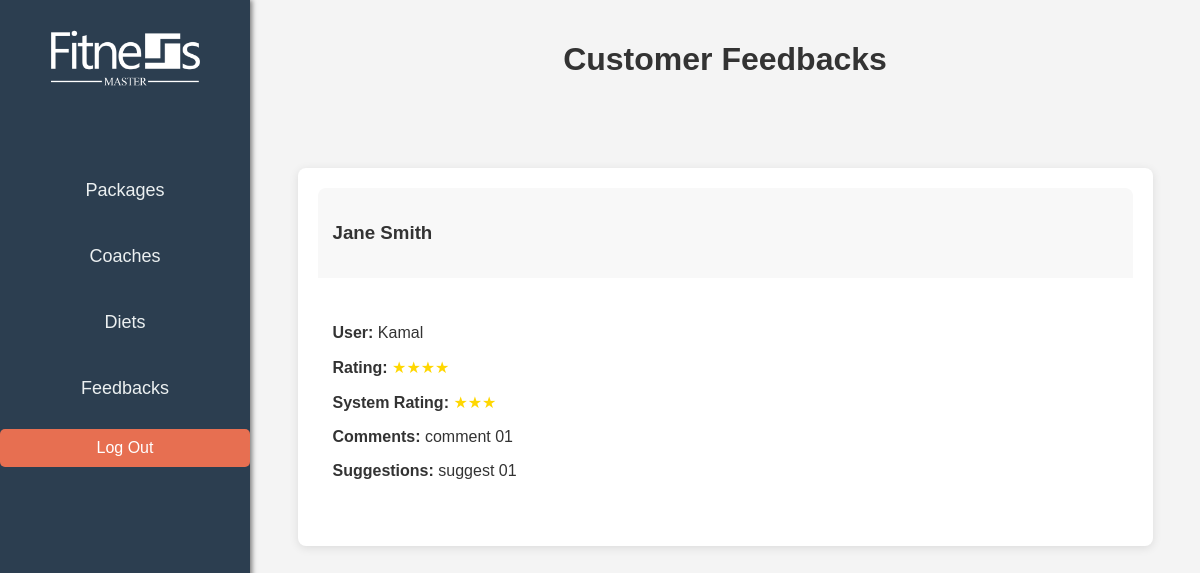
The app's page /feedback.php, older data.
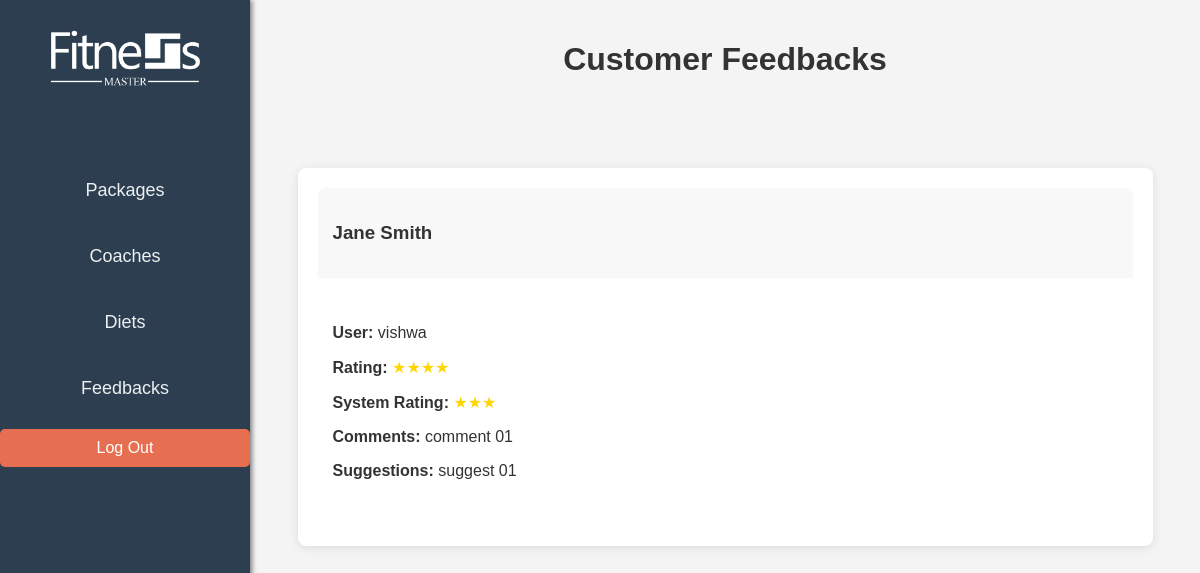
The same page, newer data.
### tables this page shows
CREATE TABLE `feedbacks` (
  `feedback_id` int(11) NOT NULL,
  `user_id` int(11) NOT NULL,
  `coach_id` int(11) NOT NULL,
  `rating` int(1) NOT NULL CHECK (`rating` >= 1 and `rating` <= 5),
  `system_rating` int(1) NOT NULL CHECK (`system_rating` >= 1 and `system_rating` <= 5),
  `comments` text DEFAULT NULL,
  `improvement_suggestions` text DEFAULT NULL,
  `created_at` timestamp NOT NULL DEFAULT current_timestamp(),
  `updated_at` timestamp NOT NULL DEFAULT current_timestamp() ON UPDATE current_timestamp()
);

CREATE TABLE `coaches` (
  `coach_id` int(11) NOT NULL,
  `name` varchar(100) NOT NULL,
  `email` varchar(100) NOT NULL,
  `specialization` varchar(100) NOT NULL,
  `experience_years` int(11) NOT NULL,
  `bio` text DEFAULT NULL,
  `phone_number` varchar(20) DEFAULT NULL,
  `availability` varchar(100) DEFAULT NULL,
  `created_at` timestamp NOT NULL DEFAULT current_timestamp(),
  `updated_at` timestamp NOT NULL DEFAULT current_timestamp() ON UPDATE current_timestamp()
);

CREATE TABLE `users` (
  `id` int(11) NOT NULL,
  `name` varchar(100) NOT NULL,
  `email` varchar(100) NOT NULL,
  `gender` enum('Male','Female','Other') NOT NULL,
  `password` varchar(255) NOT NULL,
  `phone_number` varchar(20) DEFAULT NULL,
  `type` tinyint(1) NOT NULL DEFAULT 0,
  `created_at` timestamp NOT NULL DEFAULT current_timestamp(),
  `updated_at` timestamp NOT NULL DEFAULT current_timestamp() ON UPDATE current_timestamp()
);

### feedback.php (the view, shortened to what this page needs)
<?php
include('sidebar.php');
$sql = "SELECT f.*, u.name AS user_name, c.name AS coach_name
        FROM feedbacks f
        JOIN users u ON f.user_id = u.id
        JOIN coaches c ON f.coach_id = c.coach_id";
$result = $con->query($sql);
$feedbacks = [];
if ($result->num_rows > 0) {
    while ($row = $result->fetch_assoc()) {
        $feedbacks[] = $row;
    }
}
?>
<!DOCTYPE html>
<html lang="en">
<head>
    <link rel="stylesheet" href="styles/feedbacks.css">
</head>
<body>
    <h1>Customer Feedbacks</h1>
    <div class="container">
        <div class="feedback-card-container">
            <?php foreach ($feedbacks as $feedback) { ?>
                <div class="feedback-card">
                    <div class="card-header">
                        <h3><?php echo htmlspecialchars($feedback['coach_name']); ?></h3>
                    </div>
                    <div class="card-body">
                        <p><strong>User:</strong> <?php echo htmlspecialchars($feedback['user_name']); ?></p>
                        <p><strong>Rating:</strong> <span class="star-rating"><?php echo str_repeat("★", $feedback['rating']); ?></span></p>
                        <p><strong>System Rating:</strong> <span class="star-rating"><?php echo str_repeat("★", $feedback['system_rating']); ?></span></p>
                        <p><strong>Comments:</strong> <?php echo htmlspecialchars($feedback['comments']); ?></p>
                        <p><strong>Suggestions:</strong> <?php echo htmlspecialchars($feedback['improvement_suggestions']); ?></p>
                    </div>
                </div>
            <?php } ?>
        </div>
    </div>
</body>
</html>

### sidebar.php (shortened to what this page needs)
<!DOCTYPE html>
<html lang="en">
<head>
</head>
<body>
    <div class="sidebar-container">
        <div class="sidebar-logo">
            <a href="home.php"><img src="images/logo.png" alt="Fitness Master Logo"></a>
        </div>
        <ul class="sidebar-menu">
            <li class="dropdown">
                <a href="#" class="dropdown-toggle">Packages</a>
            </li>
            <li class="dropdown">
                <a href="#" class="dropdown-toggle">Coaches</a>
            </li>
            <li class="dropdown">
                <a href="#" class="dropdown-toggle">Diets</a>
            </li>
            <li><a href="feedback.php">Feedbacks</a></li>
            <li>
                <form id="logoutForm" action="" method="POST" style="display: inline;">
                    <button type="submit" name="logout" class="logout-button" onclick="return confirmLogout()">Log Out</button>
                </form>
            </li>
        </ul>
    </div>
</body>
</html>

### styles/feedbacks.css (style rules this page uses)
body { font-family: "Arial", sans-serif; background-color: #f4f4f4; color: #333; display: flex; flex-direction: column; min-height: 100vh; }
.container { max-width: 1200px; margin: auto; padding: 20px; flex: 1; }
h1 { text-align: center; margin-bottom: 30px; color: #2c3e50; }
.feedback-card-container { margin-top: 20px; }
.feedback-card { background-color: #fff; border-radius: 10px; box-shadow: 0 4px 8px rgba(0, 0, 0, 0.1); padding: 20px; margin-bottom: 20px; flex: 1 1 calc(33.333% - 20px); box-sizing: border-box; transition: transform 0.2s; min-width: 300px; }
.card-header { margin-bottom: 15px; }
.card-body { margin-bottom: 15px; }
.star-rating { color: gold; }

### sidebar.php (style rules this page uses)
body { margin: 0; padding: 0; font-family: 'Arial', sans-serif; background-color: #f4f4f4; }
.sidebar-container { width: 250px; height: 100vh; background-color: #2c3e50; position: fixed; top: 0; left: 0; display: flex; flex-direction: column; align-items: center; padding-top: 20px; box-shadow: 2px 0 5px rgba(0,0,0,0.5); transition: transform 0.3s ease; }
.sidebar-logo img { width: 150px; margin-bottom: 35px; filter: hue-rotate(180deg) saturate(200%) invert(100%); }
.sidebar-menu { list-style-type: none; padding: 0; width: 100%; }
.sidebar-menu li { margin: 15px 0; position: relative; width: 100%; }
.sidebar-menu li a { color: #ecf0f1; text-decoration: none; font-size: 18px; display: flex; justify-content: center; align-items: center; padding: 15px; border-radius: 5px; transition: background-color 0.3s ease, transform 0.2s ease; }
.logout-button { background-color: #e76f51; color: #fff; border: none; padding: 10px 15px; border-radius: 5px; cursor: pointer; font-size: 16px; transition: background-color 0.3s ease; width: 100%; text-align: center; margin-top: auto; }

### feedback.php (style rules this page uses)
body { font-family: Arial, sans-serif; background-color: #f4f4f4; margin-left: 250px; }
h1 { text-align: center; padding: 20px; color: #333; }
.container { width: 90%; margin: auto; }
.feedback-card-container { display: flex; flex-wrap: wrap; gap: 15px; justify-content: space-between; }
.feedback-card { background-color: white; border-radius: 8px; box-shadow: 0 2px 10px rgba(0, 0, 0, 0.1); width: 300px; transition: transform 0.2s; }
.card-header { background-color: #f8f8f8; padding: 15px; border-top-left-radius: 8px; border-top-right-radius: 8px; }
.card-body { padding: 15px; }

Row changes from the older to the newer data that the page shows:
changed through a linked row, feedbacks "comment 01": user.name "Kamal" → "vishwa"
